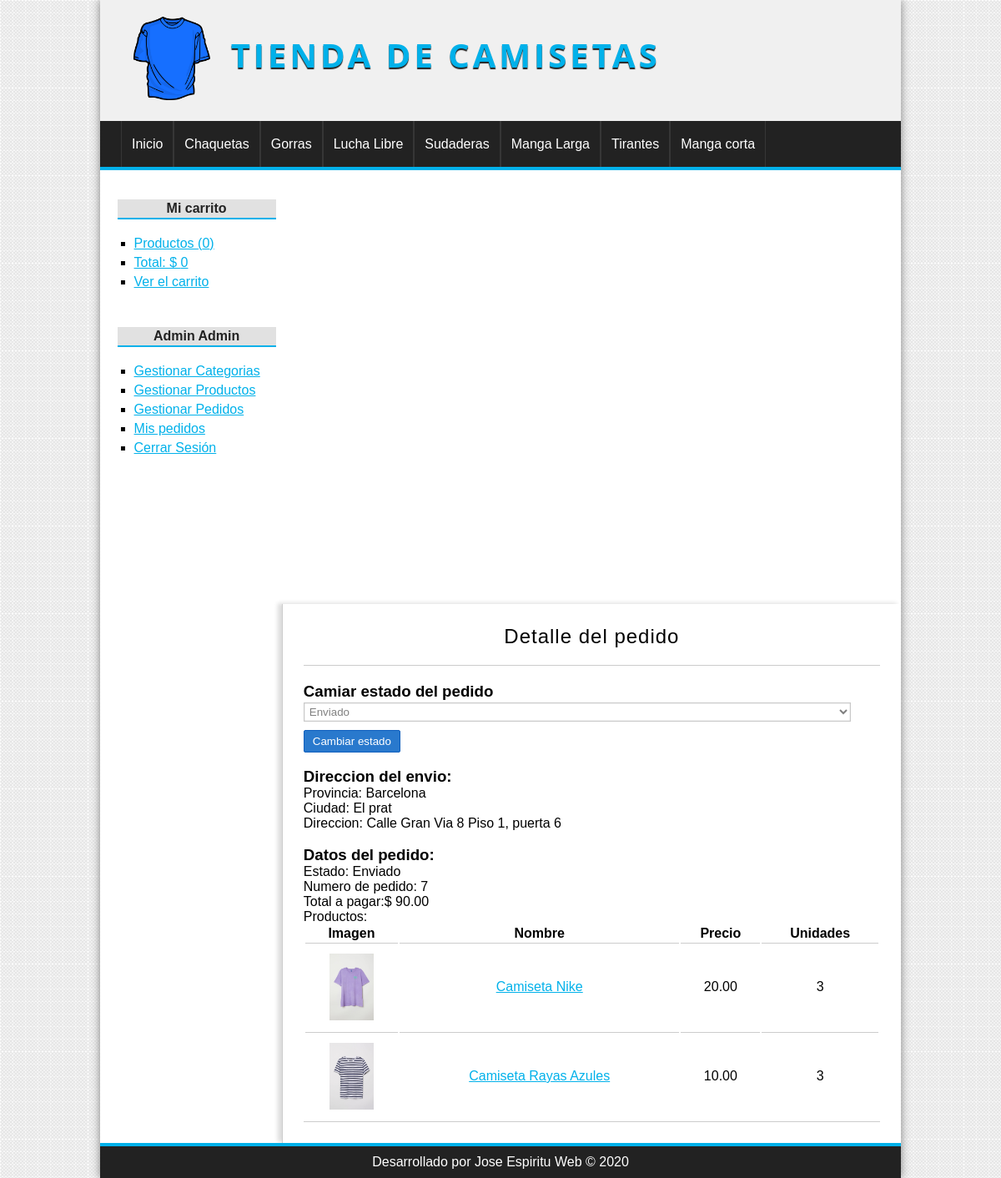
Screenshot of /pedido/detalle&id=7 (signed in) with the database file from the repository.
### tables this page shows
CREATE TABLE `categorias` (
  `id` int(255) NOT NULL,
  `nombre` varchar(100) NOT NULL
);

CREATE TABLE `pedidos` (
  `id` int(255) NOT NULL,
  `usuario_id` int(255) NOT NULL,
  `provincia` varchar(100) NOT NULL,
  `localidad` varchar(100) NOT NULL,
  `direccion` varchar(255) NOT NULL,
  `coste` float(200,2) NOT NULL,
  `estado` varchar(20) NOT NULL,
  `fecha` date DEFAULT NULL,
  `hora` time DEFAULT NULL
);

CREATE TABLE `lineas_pedidos` (
  `id` int(255) NOT NULL,
  `pedido_id` int(255) NOT NULL,
  `producto_id` int(255) NOT NULL,
  `unidades` int(255) NOT NULL
);

CREATE TABLE `productos` (
  `id` int(255) NOT NULL,
  `categoria_id` int(255) NOT NULL,
  `nombre` varchar(100) NOT NULL,
  `descripcion` text DEFAULT NULL,
  `precio` float(100,2) NOT NULL,
  `stock` int(255) NOT NULL,
  `oferta` varchar(2) DEFAULT NULL,
  `fecha` date NOT NULL,
  `imagen` varchar(255) DEFAULT NULL
);

### config/db.php (called while the page is built)
<?php
class Database{
    public static function connect(){
        $db = new mysqli('localhost', 'root', '', 'tienda_php_poo');
        $db->query("SET NAMES 'utf-8'");
        return $db;
    }
}
?>

### helpers/utils.php (called while the page is built, shortened)
<?php
class Utils{
    public static function showCategorias(){
        require_once 'models/categoria.php';
        $categoria = new Categoria();
        $categorias = $categoria->getAll();
        return $categorias;
    }
    public static function showStatus($status){
        $value = 'Pendiente';
        if($status == 'confirm'){
            $value = 'Pendiente';
        } elseif($status == 'preparation'){
            $value = 'En preparacion';
        } elseif($status == 'ready'){
            $value = 'Preparado para enviar';
        } elseif($status == 'sended'){
            $value = 'Enviado';
        }
        return $value;
    }
}
?>

### models/categoria.php (called while the page is built, shortened)
<?php
class Categoria{
    private $db;
    public function __construct(){
        $this->db = Database::connect();
    }
    public function getAll(){
        $categorias = $this->db->query("SELECT * FROM categorias ORDER BY id DESC;");
        return $categorias;
    }
}
?>

### models/pedido.php (called while the page is built, shortened)
<?php
class Pedido{
    private $id;
    private $db;
    public function __construct(){
        $this->db = Database::connect();
    }
    function getId() {
        return $this->id;
    }
    function setId($id): void {
        $this->id = $id;
    }
    public function getOne(){
        $producto = $this->db->query("SELECT * FROM pedidos WHERE id = {$this->getId()};");
        return $producto->fetch_object();
    }
    public function getProductosByPedido($id){
        $sql = "SELECT pr.*, lp.unidades FROM productos pr INNER JOIN lineas_pedidos lp ON pr.id = lp.producto_id WHERE lp.pedido_id={$id}";
        $productos = $this->db->query($sql);
        return $productos;
    }
}
?>

### views/pedido/detalle.php (the view, shortened to what this page needs)
<h1>Detalle del pedido</h1>
<?php if (isset($pedido)) : ?>
    <?php if(isset($_SESSION['admin'])):?>
        <h3>Camiar estado del pedido</h3>
        <form action="<?=BASE_URL?>pedido/estado" method="POST">
            <select name="estado">
                <option value="sended" <?=$pedido->estado == 'sended' ? 'selected' : '';?>>Enviado</option>
            </select>
            <input type="submit" value="Cambiar estado"/>
        </form>
        <br/>
    <?php endif;?>
    <h3>Direccion del envio:</h3>
    Provincia: <?= $pedido->provincia ?> <br />
    Ciudad: <?= $pedido->localidad ?> <br />
    Direccion: <?= $pedido->direccion ?> <br />
    <br/>
    <h3>Datos del pedido:</h3>
    Estado: <?=Utils::showStatus($pedido->estado)?> <br/>
    Numero de pedido: <?= $pedido->id ?> <br />
    Total a pagar:$ <?= $pedido->coste ?> <br />
    Productos:
    <table>
        <tr>
            <th>Imagen</th>
            <th>Nombre</th>
            <th>Precio</th>
            <th>Unidades</th>
        </tr>
        <?php while ($producto = $productos->fetch_object()) : ?>
            <tr>
                <td>
                    <?php if ($producto->imagen != null) : ?>
                        <img src="<?= BASE_URL ?>uploads/images/<?= $producto->imagen ?>" alt="producto" class="img_Carrito" />
                    <?php else : ?>
                        <img src="<?= BASE_URL ?>assets/img/camiseta.png" alt="producto" class="img_Carrito" />
                    <?php endif; ?>
                </td>
                <td>
                    <a href="<?= BASE_URL ?>producto/ver&id=<?= $producto->id ?>"><?= $producto->nombre ?></a>
                </td>
                <td>
                    <?= $producto->precio ?>
                </td>
                <td>
                    <?= $producto->unidades ?>
                </td>
            </tr>
        <?php endwhile; ?>
    </table>
<?php endif; ?>

### views/layout/header.php (shortened to what this page needs)
<!DOCTYPE html>
<html lang="es">
<head>
    <link rel="stylesheet" href="<?=BASE_URL?>assets/css/styles.css" />
</head>
<body>
    <div id="container">
        <header id="header">
            <div id="logo">
                <img src="<?=BASE_URL?>assets/img/camiseta.png" alt="Camiseta Logo" />
                <a href="<?=BASE_URL?>">
                    Tienda de camisetas
                </a>
            </div>
        </header>
        <?php $categorias = Utils::showCategorias(); ?>
        <nav id="menu">
            <ul>
                <li>
                    <a href="<?=BASE_URL?>">Inicio</a>
                </li>
                <?php  while($cat = $categorias->fetch_object()): ?>
                    <li>
                        <a href="<?=BASE_URL?>categoria/ver&id=<?=$cat->id?>"><?=$cat->nombre?></a>
                    </li>
                <?php endwhile; ?>
            </ul>
        </nav>
        <div id="content">

### assets/css/styles.css (style rules this page uses)
* { padding: 0px; margin: 0px; font-family: Arial, Helvetica, sans-serif; }
body { background: url(../img/bg.png); }
a { color: #01b1ea; }
table { text-align: center; width: 100%; border-bottom: 1px solid #cccccc; }
td { border-top: 1px solid #cccccc; padding: 2px; }
#container { width: 80%; margin: 0 auto; box-shadow: 0px 0px 10px gray; background: white; }
#header { height: 145px; background-color: #f0f0f0; }
#logo { padding: 20px; margin-left: 20px; float: left; }
#logo img { float: left; height: 100px; }
#logo a { float: left; font-size: 40px; letter-spacing: 4px; font-family: 'Open Sans', Helvetica, Arial; text-transform: uppercase; color: #01b1ea; font-weight: bold; text-decoration: none; margin-top: 18px; margin-left: 25px; text-shadow: 0px 2px 1px #222222; transition: all 300ms; }
#menu { clear: both; background: #222222; color: wheat; height: 55px; border-bottom: 4px solid #01b1ea; }
#menu ul { list-style: none; text-decoration: none; margin: 0px auto; margin-left: 25px; }
#menu ul li { line-height: 55px; float: left; border-right: 1px solid #363636; }
#menu a { display: block; color: white; text-decoration: none; padding-left: 12px; padding-right: 12px; transition: all 300ms; }
#menu a:first-child { border-left: 1px solid #363636; }
#content { margin: 0 auto; overflow: hidden; background: white; }
label, input[type="text"], input[type="password"], input[type="email"], input[type="number"], select, textarea { display: block; width: 95%; margin-top: 2px; margin-bottom: 2px; }
input[type="text"], input[type="password"], input[type="email"], input[type="number"], select, textarea { border: 1px solid #c9c9c9; box-shadow: 0px 0px 2px #cccccc inset; background: white; padding: 2px; color: gray; transition: all 300ms; }
input[type="button"], input[type="submit"], button, .button { display: block; border-radius: 2px; width: auto; padding: 5px; padding-left: 10px; padding-right: 10px; color: white; background: #2979cd; border: 1px solid #1160be; cursor: pointer; }
label, input[type="button"], input[type="submit"], button { display: block; margin-top: 10px; }
#central h1 { font-size: 24px; font-weight: normal; letter-spacing: 1px; text-align: center; border-bottom: 1px solid #cccccc; margin-bottom: 20px; padding: 20px; padding-top: 0px; }
.img_Carrito { height: 80px; display: block; margin: 10px auto; }

### rows the page displays
categorias: nombre "Chaquetas"
categorias: nombre "Gorras"
categorias: nombre "Lucha Libre"
categorias: nombre "Sudaderas"
categorias: nombre "Manga Larga"
categorias: nombre "Tirantes"
categorias: nombre "Manga corta"
pedidos: estado "Enviado", provincia "Barcelona", localidad "El prat", direccion "Calle Gran Via 8 Piso 1, puerta 6", id "7", coste "90.00"
lineas_pedidos: producto.imagen (picture), producto.nombre "Camiseta Nike", producto.precio "20.00", unidades "3"
lineas_pedidos: producto.imagen (picture), producto.nombre "Camiseta Rayas Azules", producto.precio "10.00", unidades "3"

### other values shown
$stats['count'] "0"
$stats['total'] "0"
$_SESSION['identity']->nombre "Admin"
$_SESSION['identity']->apellidos "Admin"
